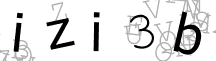
#> input picture Python/Captcha-decoder/images/level5.png, 216 x 61 px
$ python capcha.py
#> lines starting #> are read from the running program, lines starting #| are printed output that depends on the picture; after the words box and inside, x2 and y2 are one past the last pixel; in counts of white or black regions, pixels touching at a corner belong together
"""
@Author : AJDAINI Hatim
@GitHub : https://github.com/Hajdaini
"""

from PIL import Image
import pytesseract
from sys import platform


def change_contrast(img, level):
    factor = (259 * (level + 255)) / (255 * (259 - level))
    def contrast(c):
        return 128 + factor * (c - 128)

    return img.point(contrast)


def remove_gray_noise(image):
    colors = list(image.getdata())
    data = []
    for c in colors:
        if c < 10:
            data.append(0)
        else:
            data.append(255)
    image.putdata(data)

CAPTCHA_NAME = 'images/level5.png'  # put your image name here
RATIO = (116, 56)
ZOOM = 1.6  # change the zoom if the result is not correct
RESIZE_VALUE = (int(RATIO[0] * ZOOM), int(RATIO[1] * ZOOM))
CONTRAST = 200


# Manipulation of the the upload image
image = Image.open(CAPTCHA_NAME)
#> image is the input picture: PIL image 216x61 P; min 0, max 255, mean 224.6
image = image.convert('L')  # grayscale
#> image: PIL image 216x61 L
image = image.resize(RESIZE_VALUE)
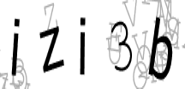
#> image: PIL image 185x89 L; min 0, max 255, mean 224.5
image = change_contrast(image, CONTRAST)
#> in change_contrast, `return img.point(contrast)`:
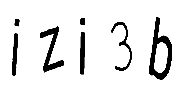
#> returned value: PIL image 185x89 L; min 0, max 255, mean 230.8
remove_gray_noise(image)
#> in remove_gray_noise, `colors = list(image.getdata())`: colors = 16465 values, max 255 at index 0, min 0 at index 3301, mean 230.8
#> after the loop in remove_gray_noise, `for c in colors:`: data = 16465 values, max 255 at index 0, min 0 at index 3301, mean 232
#> in remove_gray_noise, `image.putdata(data)`:
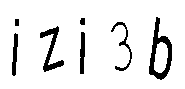
#> image: PIL image 185x89 L; 91% white; 7 black regions, largest, box (x1, y1, x2, y2) and area: (149, 17, 172, 80) 541, (40, 26, 64, 72) 353, (111, 22, 132, 71) 192

# image.show()  #uncomment this line if you want to see the result of the image upload

"""
if you are in windows then donwload tesseract from https://github.com/UB-Mannheim/tesseract/wiki
and put your absolute path of tesseract.exe like i did
"""
if platform == "win32":
    pytesseract.pytesseract.tesseract_cmd = 'C:/Program Files (x86)/Tesseract-OCR/tesseract'

print(pytesseract.image_to_string(image))
#> (this line was passed over: pytesseract is not available in this run)

$ run again, with Python/Captcha-decoder/images/level2.png copied over Python/Captcha-decoder/images/level5.png
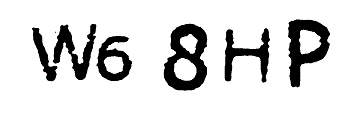
#> input picture Python/Captcha-decoder/images/level2.png, 360 x 120 px
#> image is the input picture: PIL image 360x120 P; mean R, G, B 218.7, 218.7, 218.7
#> in change_contrast, `return img.point(contrast)`:
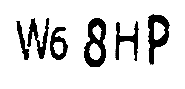
#> returned value: PIL image 185x89 L; min 0, max 255, mean 219.1
#> colors = 16465 values, max 255 at index 0, min 0 at index 2926, mean 219.1
#> after the loop in remove_gray_noise, `for c in colors:`: data = 16465 values, max 255 at index 0, min 0 at index 2926, mean 220
#> in remove_gray_noise, `image.putdata(data)`:
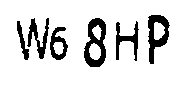
#> image: PIL image 185x89 L; 86.3% white; 6 black regions, box (x1, y1, x2, y2) and area: (84, 18, 106, 67) 601, (148, 15, 170, 64) 516, (27, 18, 49, 59) 347, (116, 21, 139, 61) 334, (50, 27, 68, 60) 293, (17, 21, 29, 60) 170

$ run again, with Python/Captcha-decoder/images/level4.png copied over Python/Captcha-decoder/images/level5.png
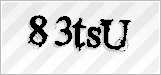
#> input picture Python/Captcha-decoder/images/level4.png, 161 x 75 px
#> image is the input picture: PIL image 161x75 P; mean R, G, B 214.2, 214.2, 214.2
#> in change_contrast, `return img.point(contrast)`:
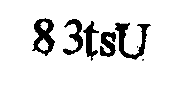
#> returned value: PIL image 185x89 L; min 0, max 255, mean 228.5
#> colors = 16465 values, max 255 at index 0, min 0 at index 3375, mean 228.5
#> after the loop in remove_gray_noise, `for c in colors:`: data = 16465 values, max 255 at index 0, min 0 at index 3375, mean 229.2
#> in remove_gray_noise, `image.putdata(data)`:
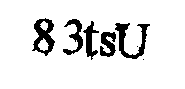
#> image: PIL image 185x89 L; 89.9% white; 7 black regions (2 under 20 px), largest, box (x1, y1, x2, y2) and area: (115, 23, 150, 59) 439, (32, 18, 55, 56) 430, (63, 19, 83, 55) 281, (100, 32, 116, 57) 265, (83, 21, 99, 60) 249
